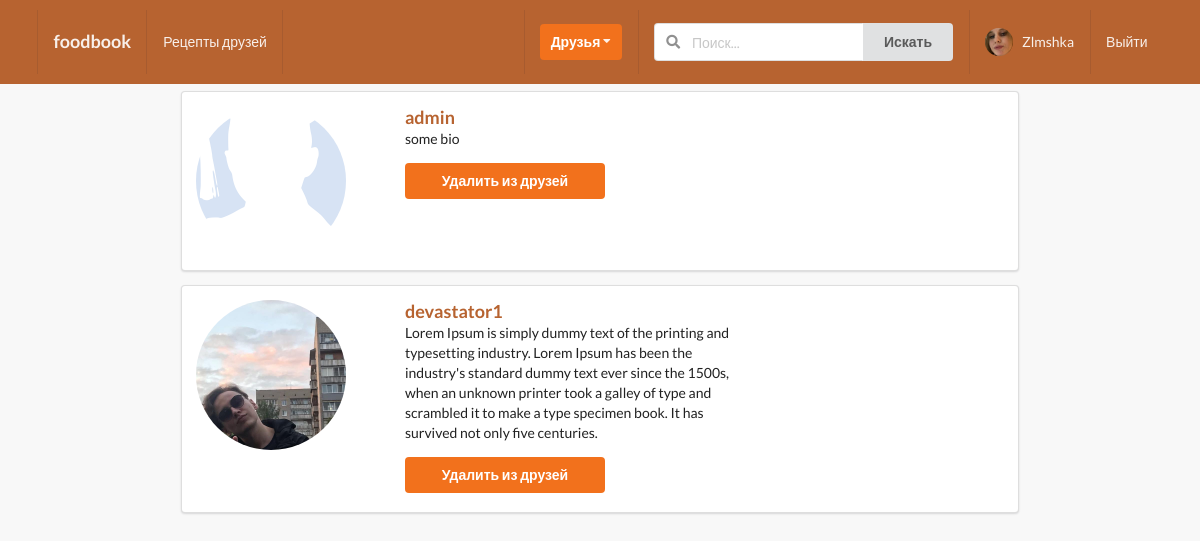
Page /profiles/myfriends/ (signed in) on the committed database.
### profiles/models.py (models this page shows, shortened)
class Profile(models.Model):
    first_name = models.CharField(max_length=200, blank=True)
    second_name = models.CharField(max_length=200, blank=True)
    user = models.OneToOneField(User, on_delete=models.CASCADE)
    bio = models.TextField(default="no bio...", max_length=300)
    email = models.EmailField(max_length=200, blank=True)
    country = models.CharField(max_length=200, blank=True)
    avatar = models.ImageField(default='avatar.png', upload_to='avatars/')
    friends = models.ManyToManyField(User, blank=True, related_name='friends')
    profession = models.CharField(max_length=200, blank=True)
    slug = models.SlugField(unique=True, blank=True)
    updated = models.DateTimeField(auto_now=True)
    created = models.DateTimeField(auto_now_add=True)
    objects = ProfileManager()
    def get_absolute_url(self):
        return reverse('profile:profiles-detail-view', kwargs={'slug': self.slug})
    __initial_first_name = None
    __initial_second_name = None
    def __init__(self, *args, **kwargs):
        super().__init__(*args, **kwargs)
        self.__initial_first_name = self.first_name
        self.__initial_second_name = self.second_name

### profiles/views.py (the view)
# urls.py: path('myfriends/', my_friends_view, name='my-friends-view'),
@login_required
def my_friends_view(request):
    user = request.user
    qs = Profile.objects.get_friends_profiles(user)
    is_empty = False
    if len(qs) == 0:
        is_empty = True
    context = {
        'qs': qs,
        'is_empty': is_empty,
    }
    return render(request, 'profiles/myfriends.html', context)

### profiles/context_processor.py (called while the page is built)
def profile_pic(request):
    if request.user.is_authenticated:
        profile_obj = Profile.objects.get(user=request.user)
        pic = profile_obj.avatar
        return {'picture': pic}
    return {}

def invitation_received_no(request):
    if request.user.is_authenticated:
        profile_obj = Profile.objects.get(user=request.user)
        qs_count = Relationship.objects.invatations_received(profile_obj).count()
        return {'invites_num': qs_count}
    return {}

def invitation_sended_no(request):
    if request.user.is_authenticated:
        profile_obj = Profile.objects.get(user=request.user)
        qs_count = Relationship.objects.invatations_sended(profile_obj).count()
        return {'send_invites_num': qs_count}
    return {}

### profiles/models.py (called while the page is built)
    def get_friends_profiles(self, me):
        profiles = Profile.objects.filter(friends=me)
        return profiles

    def invatations_received(self, receiver):
        qs = Relationship.objects.filter(receiver=receiver, status='send')
        return qs

    def invatations_sended(self, sender):
        qs = Relationship.objects.filter(sender=sender, status='send')
        return qs

### profiles/templates/profiles/myfriends.html (shortened to what this page needs)
{% extends 'base.html' %}
{% block content %}
<div class="ui grid">
    <div class="two wide column">
    </div>
    <div class="twelve wide column">
        {% for obj in qs %}
        <div class="ui segment">
            <div class="ui grid">
                <div class="four wide column">
                    <img class="ui small circular image" src="{{obj.avatar.url}}">
                </div>
                <div class="seven wide column">
                    <a href="{{obj.get_absolute_url}}"><h3>{{obj.user}}</h3></a>
                        <p>{{obj.bio}}</p>
                        {% if request.user in obj.friends.all %}
                            <form action="{% url 'profile:remove-friend' %}" method="POST">
                                <button type="submit" class="ui orange button  mb-5 w-big">
                                    Удалить из друзей
                                </button>
                            </form>
                        {% endif %}
                    </div>
            </div>
        </div>
        {% endfor %}
    </div>
</div>
{% endblock content %}

### templates/main/navbar.html (shortened to what this page needs)
{% url 'main-post-view' as path_to_home %}
{% url 'posts:search-posts' as path_to_search %}
{% url 'posts:main-post-view' as path_to_posts %}
{% url 'profile:my-profile-view' as path_to_my_profile %}
<div class="ui inverted orange menu nav mb-7">
  <div class="ui container">
    <a href="{{path_to_home}}" class="{% if request.path == path_to_home %}active{% endif %} item">
        <h3>foodbook</h3>
    </a>
    {% if request.user.is_authenticated %}
    <a href="{{path_to_posts}}" class="{% if request.path == path_to_posts %}active{% endif %} item">
        Рецепты друзей
    </a>
    {% endif %}
    <div class="right menu">
        {% if request.user.is_authenticated %}
        <div class="item">
            <div class="ui floating dropdown icon button orange"> Друзья
                <i class="dropdown icon"></i>
             </div>
        </div>
             <div class="item">
              <form action="{{path_to_search}}" method="GET">
                <div class="ui action left icon input">
                <input class="prompt" type="text" name='search' placeholder="Поиск...">
                <button type='submit' class="ui button">Искать</button>
                </div>
            </form>
            </div>
            <a href="{{path_to_my_profile}}" class="{% if request.path == path_to_my_profile %}active{% endif %} item">
                <img src="{{picture.url}}" class="ui avatar image">&nbsp;
                 {{ request.user }}
            </a>
            <a href="{% url 'account_logout' %}" class="ui item">
                Выйти
            </a>
        {% else %}
        <a href="{% url 'account_login' %}" class="ui item">
                Войти
            </a>
        {% endif %}
    </div>
  </div>
</div>

### static_project/style.css (style rules this page uses)
body { background: #f8f8f8 !important; }
.nav { border-radius: 0px !important; padding: 10px 0 10px 0 !important; background-color: #B76330 !important; }
.mb-7 { margin-bottom: 7px !important; }
.mb-5 { margin-bottom: 5px !important; }
.w-big { width: 200px !important; }
.ui.icon.button, .ui.icon.buttons .button { text-align: center; }
.segment a { color: #b76330 !important; }

### rows in the picture
Profile: avatar (placeholder picture), user "admin", bio "some bio"
Profile: avatar (picture), user "devastator1", bio "Lorem Ipsum is simply dummy text of the printing and typesetting industry. Lorem Ipsum has been the industry's standard dummy text ever since the 1500s, when an unknown printer took a galley of type and scrambled it to make a type specimen book. It has survived not only five centuries."

### other values in the picture
{{ request.user }} "Zlmshka"
